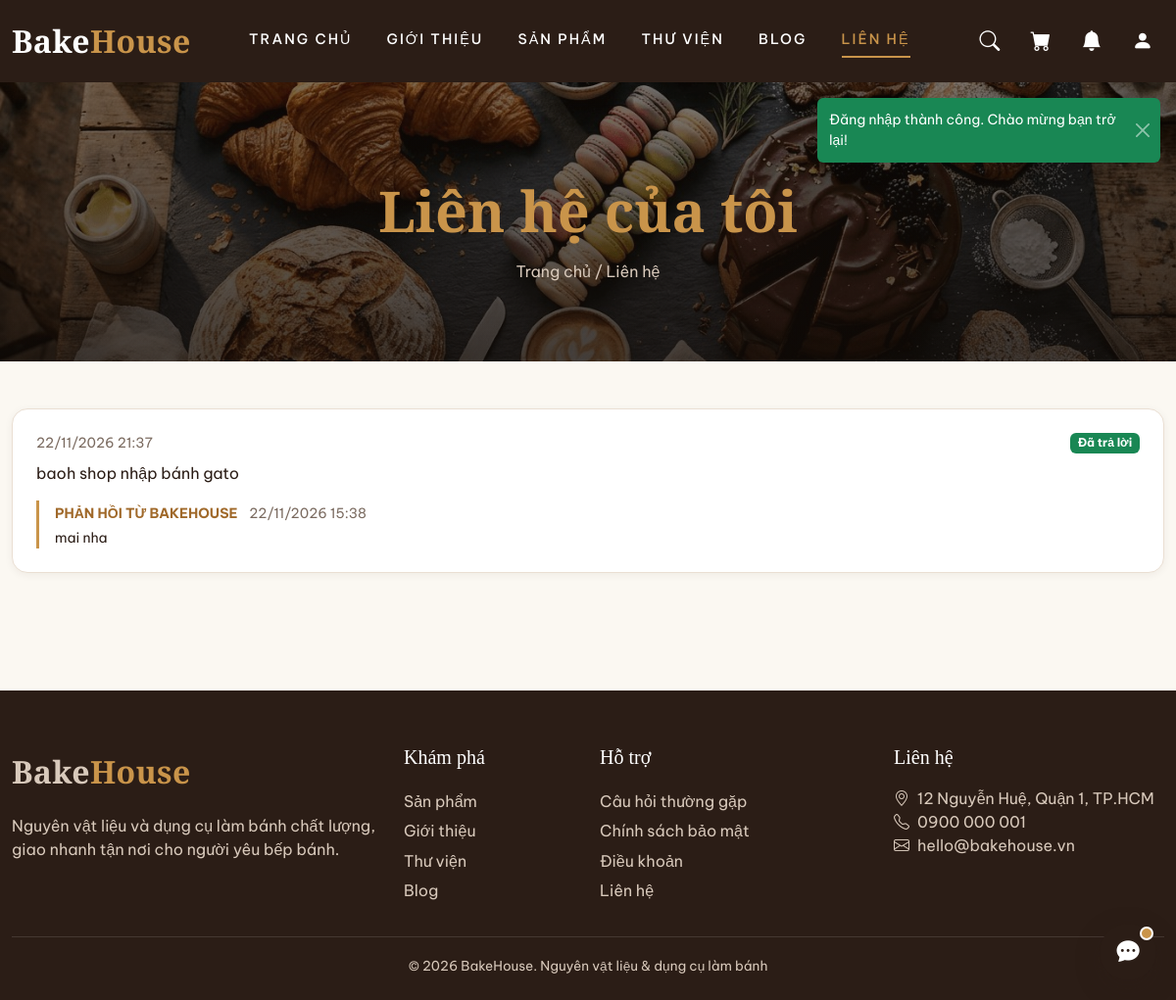
/contacts (signed in), run on the app's committed database.
### tables this page shows
CREATE TABLE `contacts` (
  `id` bigint(20) UNSIGNED NOT NULL,
  `user_id` bigint(20) UNSIGNED DEFAULT NULL,
  `full_name` varchar(150) NOT NULL,
  `email` varchar(190) DEFAULT NULL,
  `phone` varchar(20) DEFAULT NULL,
  `message` text NOT NULL,
  `status` enum('new','read','replied') NOT NULL DEFAULT 'new',
  `admin_reply` text DEFAULT NULL,
  `admin_replied_at` timestamp NULL DEFAULT NULL,
  `created_at` timestamp NOT NULL DEFAULT current_timestamp(),
  `updated_at` timestamp NOT NULL DEFAULT current_timestamp() ON UPDATE current_timestamp()
);

### src/Core/View.php (called while the page is built, shortened)
<?php
final class View
{
    private static array $shared = [];
    public static function render(string $view, array $data = [], ?string $layout = 'layouts.main'): string
    {
        $content = self::capture($view, $data);
        return self::capture($layout, array_merge($data, ['content' => $content]));
    }
    private static function capture(string $__view, array $data): string
    {
        $file = BASE_PATH . '/src/Views/' . str_replace('.', '/', $__view) . '.php';
        extract(array_merge(self::$shared, $data), EXTR_SKIP);
        try {
            require $file;
        } catch (\Throwable $e) {
            ob_end_clean();
            throw $e;
        }
        return (string) ob_get_clean();
    }
}

### src/Controllers/BaseController.php (called while the page is built, shortened)
<?php
abstract class BaseController
{
    protected function render(string $view, array $data = [], string $layout = 'layouts.main'): Response
    {
        return Response::html(View::render($view, $data, $layout));
    }
}

### src/Controllers/Client/ContactController.php (called while the page is built, shortened)
<?php
final class ContactController extends BaseController
{
    public function index(Request $request): Response
    {
        $userId = (int) Auth::id();
        $paginator = Paginator::fromRequest($request, $this->contacts->countByUser($userId), 10);
        return $this->render('client.contacts.index', [
            'title' => 'Liên hệ của tôi',
            'rows' => $this->contacts->listByUser($userId, $paginator->getLimit(), $paginator->getOffset()),
            'paginator' => $paginator,
        ]);
    }
}

### src/Core/Router.php (called while the page is built, shortened)
<?php
final class Router
{
    private array $routes = [];
    private string $prefix = '';
    private array $groupMiddleware = [];
    public function group(string $prefix, array $middleware, callable $callback): void
    {
        $previousPrefix = $this->prefix;
        $previousMiddleware = $this->groupMiddleware;
        $this->prefix .= $prefix;
        $this->groupMiddleware = array_merge($this->groupMiddleware, $middleware);
        $this->prefix = $previousPrefix;
        $this->groupMiddleware = $previousMiddleware;
    }
    public function dispatch(Request $request): Response
    {
        $pathMatched = false;
        foreach ($this->routes as $route) {
            if (!preg_match($route['pattern'], $request->getPath(), $matches)) {
                continue;
            }
            $pathMatched = true;
            foreach ($route['middleware'] as $middlewareClass) {
                $middleware = is_string($middlewareClass) ? new $middlewareClass() : $middlewareClass;
                $response = $middleware->handle($request);
            }
            $params = array_filter($matches, 'is_string', ARRAY_FILTER_USE_KEY);
            return $this->invoke($route['handler'], $request, $params);
        }
        return ErrorHandler::render($pathMatched ? 405 : 404, $request);
    }
    private function add(string $method, string $path, array|callable $handler, array $middleware): void
    {
        $fullPath = '/' . trim($this->prefix . '/' . trim($path, '/'), '/');
        $pattern = preg_replace('#\{(\w+)\}#', '(?P<$1>[^/]+)', $fullPath);
        $this->routes[] = [
            'method' => $method,
            'pattern' => '#^' . $pattern . '$#u',
            'handler' => $handler,
            'middleware' => array_merge($this->groupMiddleware, $middleware),
        ];
    }
    private function invoke(array|callable $handler, Request $request, array $params): Response
    {
        if (is_array($handler)) {
            [$class, $action] = $handler;
            $result = (new $class())->$action($request, ...array_values($params));
        } else {
            $result = $handler($request, ...array_values($params));
        }
        if ($result instanceof Response) {
            return $result;
        }
        return Response::html((string) $result);
    }
}

### public/index.php (called while the page is built, shortened)
<?php
require_once BASE_PATH . '/src/Helpers/functions.php';
$request = Request::capture();
try {
    $router = new Router();
    $router->group('', [CsrfMiddleware::class], static function (Router $router): void {
        require BASE_PATH . '/routes/web.php';
        $router->group('/admin', [], static function (Router $router): void {
            require BASE_PATH . '/routes/admin.php';
        });
        $router->group('/api', [], static function (Router $router): void {
            require BASE_PATH . '/routes/api.php';
        });
    });
    $router->dispatch($request)->send();
} catch (Throwable $e) {
    ErrorHandler::logException($e);
    ErrorHandler::render(500, $request, $e)->send();
}

### src/Core/Database.php (called while the page is built, shortened)
<?php
final class Database
{
    private static ?PDO $connection = null;
    public static function connection(): PDO
    {
        if (self::$connection === null) {
            $dsn = sprintf(
                'mysql:host=%s;port=%d;dbname=%s;charset=utf8mb4',
                Env::get('DB_HOST', 'localhost'),
                Env::int('DB_PORT', 3306),
                Env::get('DB_DATABASE', 'webbakehouse')
            );
            self::$connection = new PDO(
                $dsn,
                (string) Env::get('DB_USERNAME', 'root'),
                (string) Env::get('DB_PASSWORD', ''),
                [
                    PDO::ATTR_ERRMODE => PDO::ERRMODE_EXCEPTION,
                    PDO::ATTR_DEFAULT_FETCH_MODE => PDO::FETCH_ASSOC,
                    PDO::ATTR_EMULATE_PREPARES => true,
                ]
            );
        }
        return self::$connection;
    }
}

### src/Repositories/BaseRepository.php (called while the page is built, shortened)
<?php
abstract class BaseRepository
{
    protected function db(): PDO
    {
        return Database::connection();
    }
    protected function fetchAll(string $sql, array $params = []): array
    {
        $stmt = $this->db()->prepare($sql);
        $this->bindAll($stmt, $params);
        $stmt->execute();
        return $stmt->fetchAll();
    }
    protected function fetchOne(string $sql, array $params = []): ?array
    {
        $stmt = $this->db()->prepare($sql);
        $this->bindAll($stmt, $params);
        $stmt->execute();
        $row = $stmt->fetch();
        return $row === false ? null : $row;
    }
    protected function fetchValue(string $sql, array $params = []): mixed
    {
        $stmt = $this->db()->prepare($sql);
        $this->bindAll($stmt, $params);
        $stmt->execute();
        return $stmt->fetchColumn();
    }
    private function bindAll(\PDOStatement $stmt, array $params): void
    {
        foreach ($params as $key => $value) {
            $name = is_int($key) ? $key + 1 : (str_starts_with((string) $key, ':') ? $key : ':' . $key);
            $type = match (true) {
                is_int($value) => PDO::PARAM_INT,
                is_bool($value) => PDO::PARAM_BOOL,
                $value === null => PDO::PARAM_NULL,
                default => PDO::PARAM_STR,
            };
            $stmt->bindValue($name, $value, $type);
        }
    }
}

### src/Repositories/ContactRepository.php (called while the page is built, shortened)
<?php
final class ContactRepository extends BaseRepository
{
    public function countByUser(int $userId): int
    {
        return (int) $this->fetchValue('SELECT COUNT(*) FROM contacts WHERE user_id = ?', [$userId]);
    }
    public function listByUser(int $userId, int $limit, int $offset): array
    {
        return $this->fetchAll(
            'SELECT * FROM contacts WHERE user_id = :uid ORDER BY id DESC LIMIT :limit OFFSET :offset',
            ['uid' => $userId, 'limit' => $limit, 'offset' => $offset]
        );
    }
}

### src/Core/Auth.php (called while the page is built, shortened)
<?php
final class Auth
{
    private static ?array $user = null;
    private static bool $loaded = false;
    public static function id(): ?int
    {
        $user = self::user();
        return $user === null ? null : (int) $user['id'];
    }
    public static function user(): ?array
    {
        if (!self::$loaded) {
            self::$loaded = true;
            $id = Session::get(self::SESSION_KEY);
            if ($id !== null) {
                try {
                    $user = (new UserRepository())->findById((int) $id);
                } catch (\Throwable) {
                    return null;
                }
                if ($user !== null && (int) $user['is_active'] === 1) {
                    self::$user = $user;
                } else {
                    Session::remove(self::SESSION_KEY);
                }
            }
        }
        return self::$user;
    }
    public static function check(): bool
    {
        return self::user() !== null;
    }
}

### src/Core/Env.php (called while the page is built, shortened)
<?php
final class Env
{
    public static function get(string $key, ?string $default = null): ?string
    {
        $value = $_ENV[$key] ?? getenv($key);
        return ($value === false || $value === null || $value === '') ? $default : (string) $value;
    }
    public static function int(string $key, int $default = 0): int
    {
        $value = self::get($key);
        return $value === null ? $default : (int) $value;
    }
}

### src/Repositories/UserRepository.php (called while the page is built, shortened)
<?php
final class UserRepository extends BaseRepository
{
    public function findById(int $id): ?array
    {
        return $this->fetchOne(self::SELECT . ' WHERE u.id = ?', [$id]);
    }
}

### src/Middleware/AuthMiddleware.php (called while the page is built, shortened)
<?php
final class AuthMiddleware implements MiddlewareInterface
{
    public function handle(Request $request): ?Response
    {
        if (Auth::check()) {
            return null;
        }
        return Response::redirect(url('/login'));
    }
}

### src/Core/Session.php (called while the page is built, shortened)
<?php
final class Session
{
    public static function get(string $key, mixed $default = null): mixed
    {
        return $_SESSION[$key] ?? $default;
    }
}

### src/Core/Request.php (called while the page is built, shortened)
<?php
final class Request
{
    public function getPath(): string
    {
        return $this->path;
    }
    public function getQuery(string $key, mixed $default = null): mixed
    {
        return $this->query[$key] ?? $default;
    }
    public function getAllQuery(): array
    {
        return $this->query;
    }
}

### src/Core/Paginator.php (called while the page is built, shortened)
<?php
final class Paginator
{
    private readonly int $currentPage;
    public function __construct(
        private readonly int $totalItems,
        private readonly int $perPage = 9,
        int $currentPage = 1,
        private readonly array $query = [],
        private readonly string $path = ''
    ) {
        $this->totalPages = max(1, (int) ceil($this->totalItems / max(1, $this->perPage)));
        $this->currentPage = min(max(1, $currentPage), $this->totalPages);
    }
    public static function fromRequest(Request $request, int $totalItems, int $perPage = 9): self
    {
        return new self(
            $totalItems,
            $perPage,
            (int) $request->getQuery('page', 1),
            $request->getAllQuery(),
            $request->getPath()
        );
    }
    public function getOffset(): int
    {
        return ($this->currentPage - 1) * $this->perPage;
    }
    public function getLimit(): int
    {
        return $this->perPage;
    }
}

### src/Helpers/functions.php (called while the page is built, shortened)
<?php
if (!function_exists('e')) {
    function e(mixed $value): string
    {
        return htmlspecialchars((string) $value, ENT_QUOTES | ENT_SUBSTITUTE, 'UTF-8');
    }
}

### src/Views/client/contacts/index.php (the view, shortened to what this page needs)
<?php
$statusLabels = ['new' => 'Chưa xử lý', 'read' => 'Đã xem', 'replied' => 'Đã trả lời'];
$statusClasses = ['new' => 'bg-secondary', 'read' => 'bg-warning text-dark', 'replied' => 'bg-success'];
partial('hero', ['heroTitle' => 'Liên hệ của tôi', 'crumbs' => [['Trang chủ', url('')], ['Liên hệ', null]]]); ?>
<div class="container py-5">
<?php if ($rows === []) : ?>
    <div class="bh-panel text-center py-5">
        <p>Bạn chưa gửi liên hệ nào.</p>
        <a class="bh-btn bh-btn--primary" href="<?= e(url('contact')) ?>">Gửi liên hệ</a>
    </div>
<?php else : ?>
    <?php foreach ($rows as $c) : ?>
        <div class="bh-panel mb-3">
            <div class="d-flex justify-content-between flex-wrap gap-2 mb-2">
                <small class="bh-muted"><?= e(date('d/m/Y H:i', strtotime((string) $c['created_at']))) ?></small>
                <span class="badge <?= e($statusClasses[$c['status']] ?? 'bg-secondary') ?>"><?= e($statusLabels[$c['status']] ?? $c['status']) ?></span>
            </div>
            <p class="mb-0"><?= nl2br(e($c['message'])) ?></p>
            <?php if (!empty($c['admin_reply'])) : ?>
                <div class="mt-3 ps-3 border-start border-3" style="border-color: var(--bh-color-caramel) !important;">
                    <strong class="small text-uppercase" style="color: var(--bh-color-caramel-text)">Phản hồi từ BakeHouse</strong>
                    <?php if (!empty($c['admin_replied_at'])) : ?><small class="bh-muted ms-2"><?= e(date('d/m/Y H:i', strtotime((string) $c['admin_replied_at']))) ?></small><?php endif; ?>
                    <p class="mb-0 mt-1 small"><?= nl2br(e($c['admin_reply'])) ?></p>
                </div>
            <?php else : ?>
                <p class="bh-muted small mt-3 mb-0">Chưa có phản hồi — chúng tôi sẽ trả lời sớm nhất.</p>
            <?php endif; ?>
        </div>
    <?php endforeach; ?>
<?php endif; ?>
</div>

### public/assets/css/tokens.css (style rules this page uses)
:root { --bh-color-espresso: #2b1d16; --bh-color-caramel: #c9944a; --bh-color-caramel-text: #a0692a; --bh-color-rust: #9b4a1b; --bh-color-cream: #fbf8f2; --bh-color-border: #eadfd3; --bh-color-muted: #7a6a5f; --bh-color-success: #2fae60; --bh-color-success-dark: #1e7d46; --bh-color-danger: #d9534f; --bh-font-heading: "Playfair Display", serif; --bh-font-body: "Be VietNam Pro", sans-serif; --bh-radius-md: 12px; --bh-radius-lg: 16px; --bh-shadow-sm: 0 2px 8px rgba(43, 29, 22, .06); }

### public/assets/css/app.css (style rules this page uses)
html { scroll-behavior: smooth; }
body { font-family: var(--bh-font-body); background: var(--bh-color-cream); color: var(--bh-color-espresso); }
.container { max-width: 1200px; }
.bh-muted { color: var(--bh-color-muted); }
.bh-panel { background: #fff; border: 1px solid var(--bh-color-border); border-radius: var(--bh-radius-lg); box-shadow: var(--bh-shadow-sm); padding: 1.5rem; }

### data on the page
contacts: created_at "22/11/2026 21:37", status "Đã trả lời", message "baoh shop nhập bánh gato", admin_replied_at "22/11/2026 15:38", admin_reply "mai nha"

### other printed values
$label "TRANG CHỦ"
$label "GIỚI THIỆU"
$label "SẢN PHẨM"
$label "THƯ VIỆN"
$label "BLOG"
$label "LIÊN HỆ"
$heroTitle "Liên hệ của tôi"
$label "Trang chủ"
$label "Liên hệ"
lang('app.tagline') "Nguyên vật liệu & dụng cụ làm bánh"
